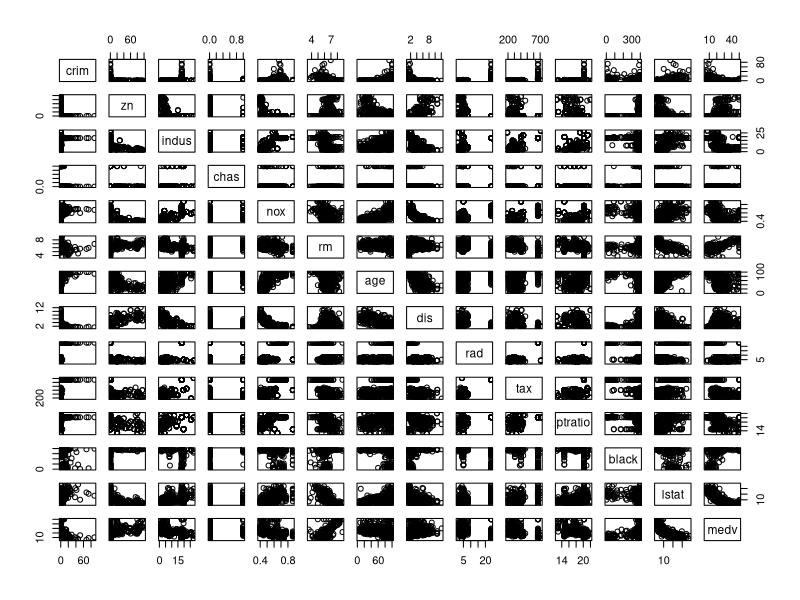
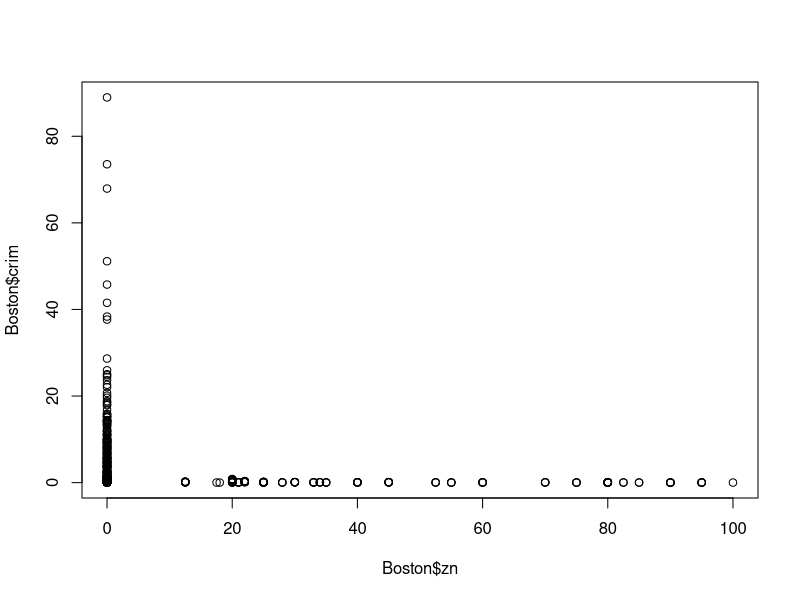
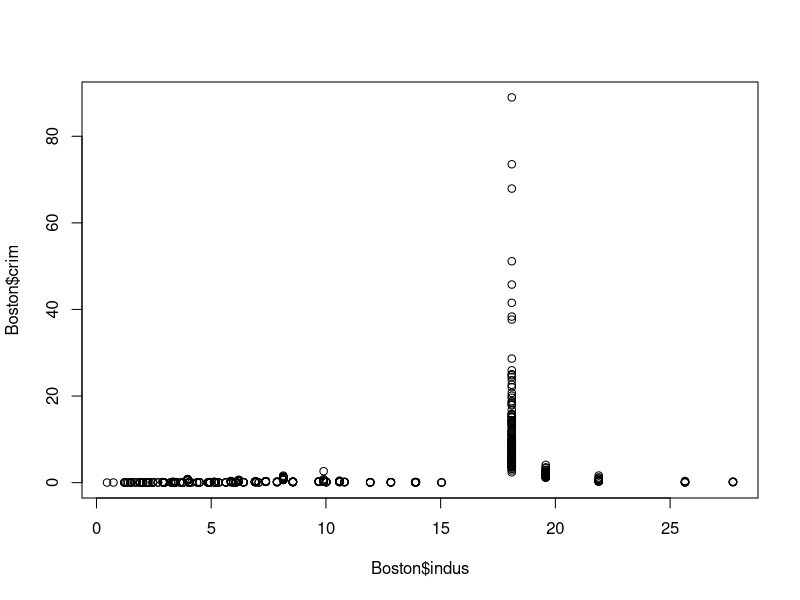
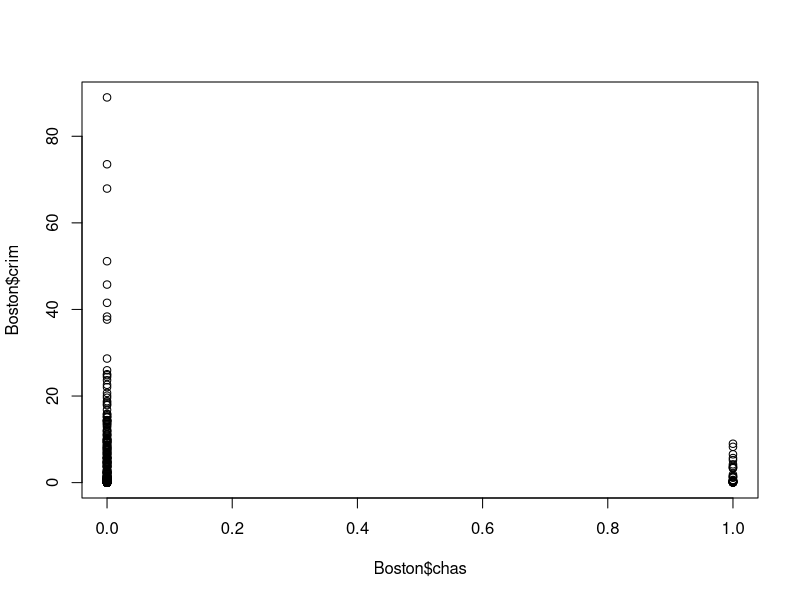
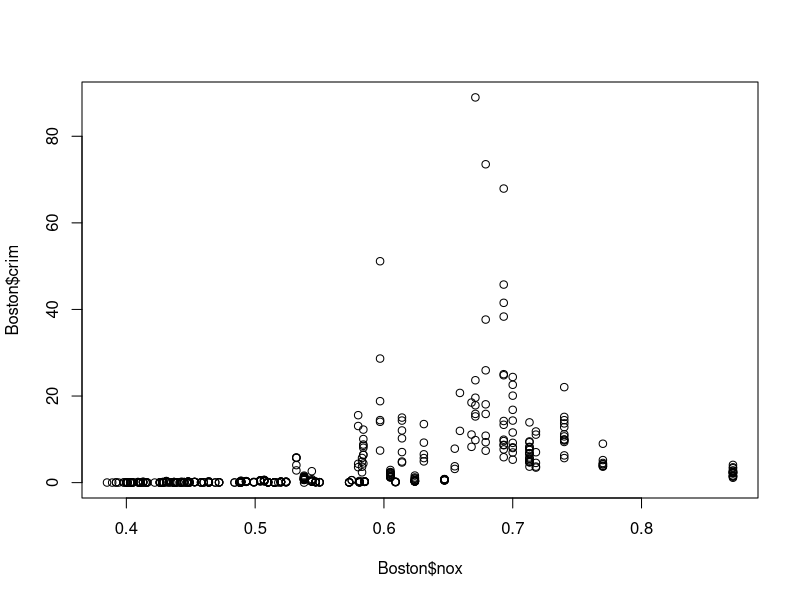
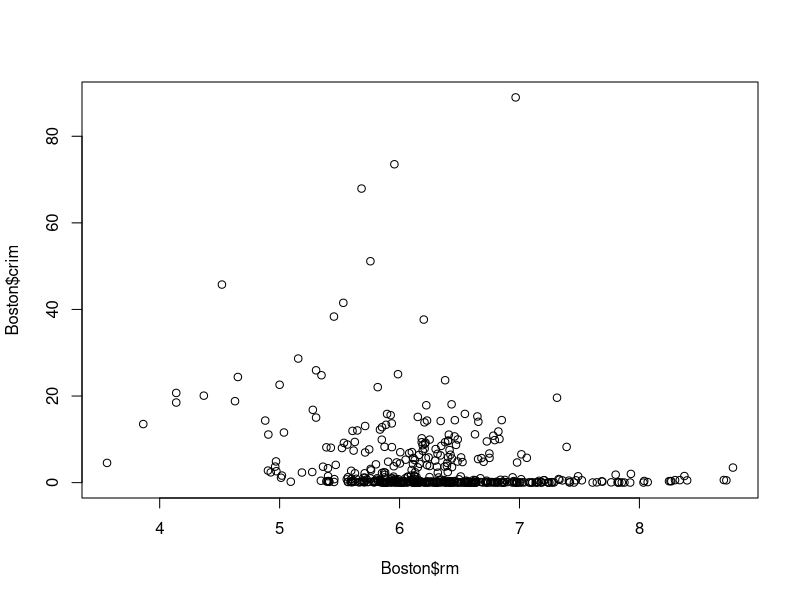
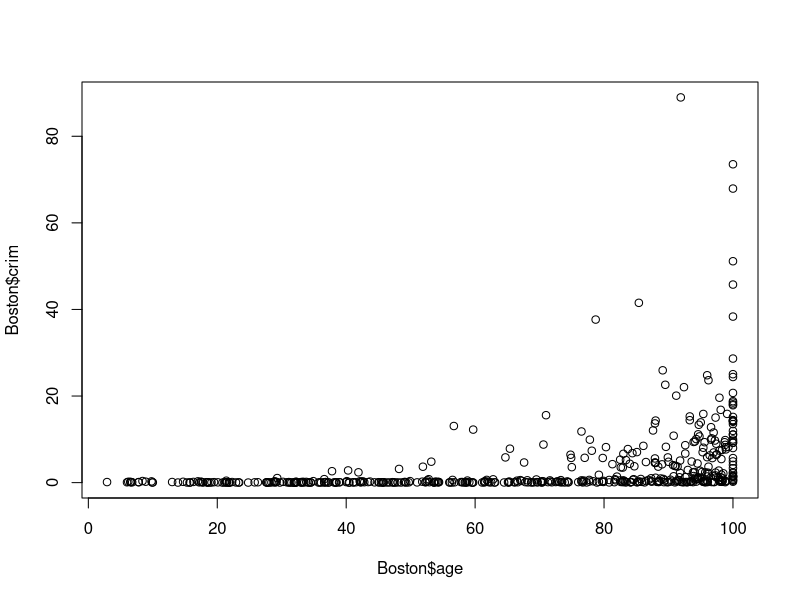
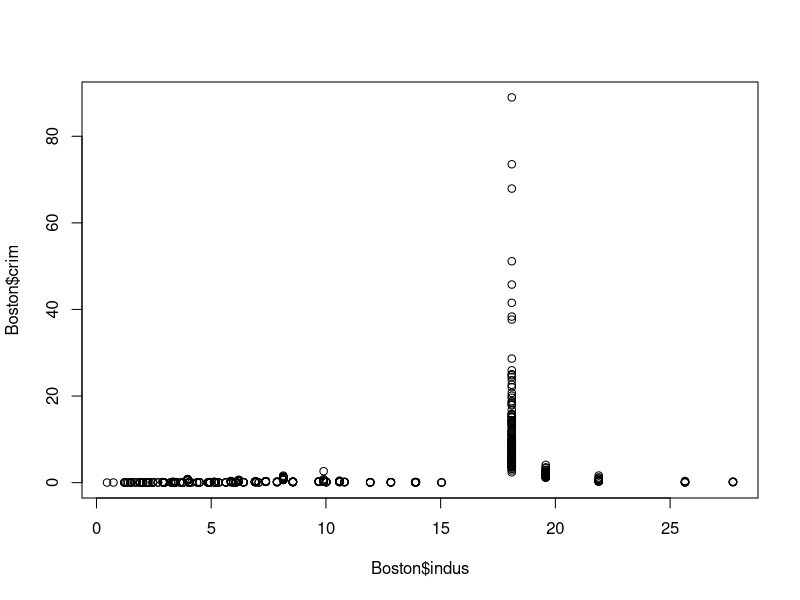

These charts were generated, in order, by the following R code:
# ============================================
# An Introduction to Statistical Learning
#           Chapter 2
#
# R-Code for Applied Exercises 10
#
# Author: Antonio Giannino
# ============================================ 
rm(list = ls());
#
# This exercise involves the Boston housing data set.
# (a) To begin, load in the Boston data set. The Boston data set is
# part of the MASS library in R.
library("MASS")
# Now the data set is contained in the object Boston.
head(Boston)
# Read about the data set:
?Boston
# How many rows are in this data set? How many columns? 
# What do the rows and columns represent? See the help file.
#
# (b) Make some pairwise scatterplots of the predictors (columns) in this data
# set. Describe your findings.
pairs(Boston)
#
# (c) Are any of the predictors associated with per capita crime rate? 
# If so, explain the relationship.
plot(Boston$zn, Boston$crim)
plot(Boston$indus, Boston$crim)
plot(Boston$chas, Boston$crim)
plot(Boston$nox, Boston$crim)
plot(Boston$rm, Boston$crim)
plot(Boston$age, Boston$crim)
plot(Boston$indus, Boston$crim)
plot(Boston$dis, Boston$crim)
plot(Boston$rad, Boston$crim)
plot(Boston$tax, Boston$crim)
plot(Boston$ptratio, Boston$crim)
plot(Boston$black, Boston$crim)
plot(Boston$lstat, Boston$crim)
plot(Boston$medv, Boston$crim)
#
# (d) Do any of the suburbs of Boston appear to have particularly high crime
# rates? Tax rates? Pupil-teacher ratios? Comment on the range of each predictor.
hist(Boston$crim, breaks = 50)
range(Boston$crim)
which(Boston$crim > 50)

hist(Boston$tax, breaks = 50)
range(Boston$tax)
which(Boston$tax > 600)

hist(Boston$ptratio, breaks = 50)
range(Boston$ptratio)
which(Boston$ptratio > 21)
# 
# (e) How many of the suburbs in this data set bound the Charles river?
sum(Boston$chas)
#
# (f) What is the median pupil-teacher ratio among the towns in this data set?
median(Boston$ptratio)
#
# (g) Which suburb of Boston has lowest median value of owner-occupied homes? 
which.min(Boston$medv)
# What are the values of the other predictors for that suburb, and how do those 
# values compare to the overall ranges for those predictors? Comment on your 
# findings.
Boston[which.min(Boston$medv),]
summary(Boston)
# (h) In this data set, how many of the suburbs average more than seven rooms per 
# dwelling? More than eight rooms per dwelling? Comment on the suburbs that 
# average more than eight rooms per dwelling.
sum(Boston$rm > 7)
sum(Boston$rm > 8)

